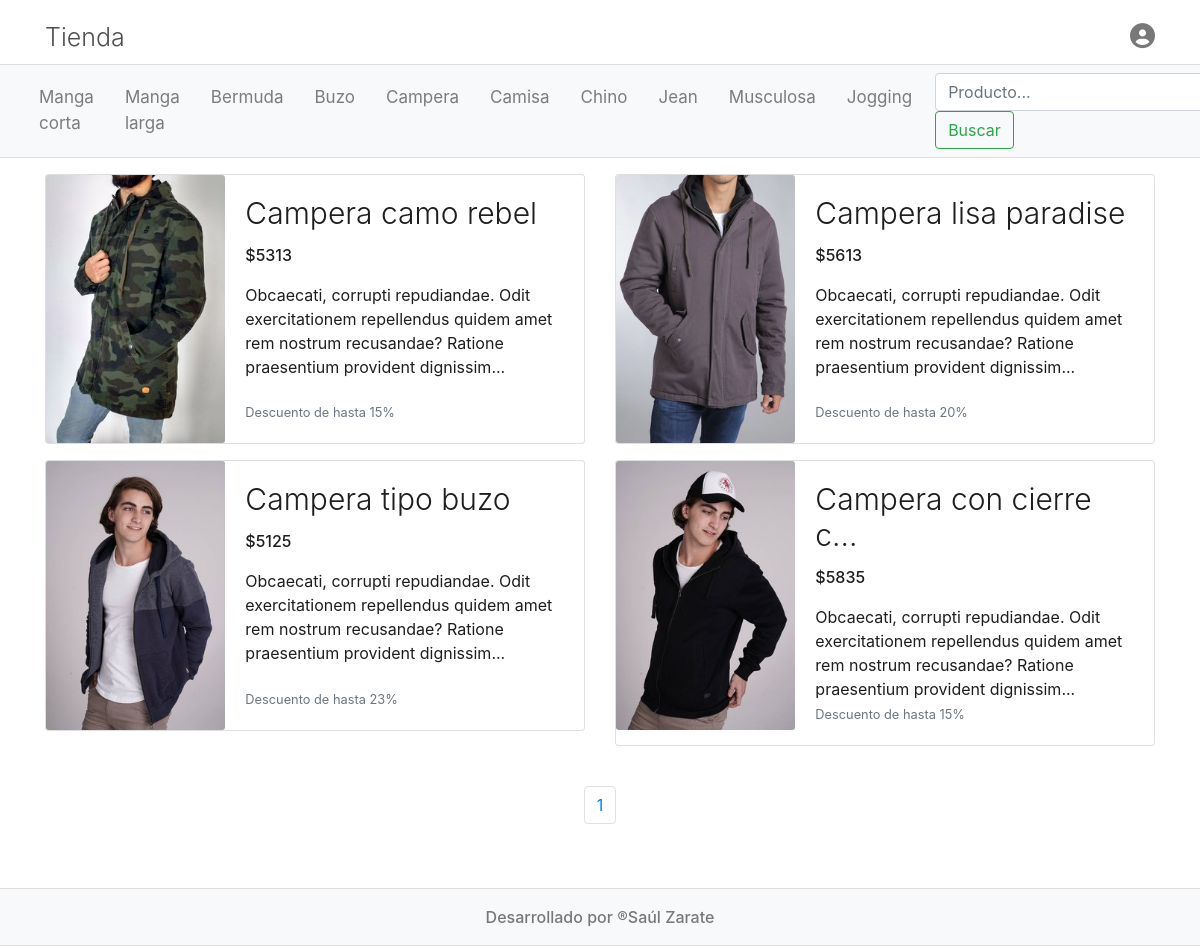
The app's page /index.php?controller=producto&action=getForCategoria&categoria=7 with its own data.
### tables this page shows
CREATE TABLE `categoria` (
  `id` tinyint(3) UNSIGNED NOT NULL,
  `nombre` varchar(50) NOT NULL
);

CREATE TABLE `producto` (
  `id` tinyint(3) UNSIGNED NOT NULL,
  `nombre` varchar(100) NOT NULL,
  `precio` float NOT NULL,
  `descripcion` text NOT NULL,
  `imagen` varchar(200) NOT NULL,
  `categoria_id` tinyint(3) UNSIGNED NOT NULL
);

### controllers/ProductoController.php (called while the page is built, shortened)
<?php
require_once __DIR__ . "/../models/Producto.php";
require_once __DIR__ . "/../models/Categoria.php";
require_once __DIR__ . "/../helpers/Utils.php";
class ProductoController{
    public function getForCategoria(){
        $id_categoria = $_GET["categoria"];
        $producto = new Producto();
        $producto->setCategoriaId($id_categoria);
        $cantProductos = ($producto->countForCategoria())->cantidad;
        $pagina = $_GET['pagina'] ?? 1;
        $cantBotonesPaginacion = ceil($cantProductos / self::RESULTADOS_POR_PAGINA);
        $productos = $producto->getForCategoria(self::RESULTADOS_POR_PAGINA, $pagina);
        $paginador = new Paginator($cantBotonesPaginacion, base_url."index.php?controller=producto&action=getForCategoria&categoria="."$id_categoria");
        require_once __DIR__ . "/../views/producto/destacados.php";
    }
}

### helpers/Utils.php (called while the page is built, shortened)
<?php
class Utils {
  public static function showCategorias(){
    require_once __DIR__ . "/../models/Categoria.php";
    $categorias = new Categoria();
    return $categorias->getAll();
  }
  public static function isAdmin(){
    return isset($_SESSION["identity"]) && $_SESSION["identity"]->rol == "admin";
  }
}

### config/db.php (called while the page is built)
<?php
class DataBase {
    public static function conexion(){
        try{
            $baseDatos = "dvshop";
            $host = "127.0.0.1";
            $port = 3306;
            $user = "root";
            $password = "";
            return new PDO("mysql:dbname=$baseDatos;chartset=UTF-8;host=$host;port=$port",$user,$password);
        }catch( Exception $e ){
            echo "Erro en la conexion con la base de datos <br>";
            echo $e->getMessage();
            exit();
        }
    }
}

### models/Categoria.php (called while the page is built, shortened)
<?php
require_once __DIR__ . "/../config/db.php";
class Categoria {
    private $db;
    public function __construct(){
        $this->db = DataBase::conexion();
    }
    public function getAll(){
        $sql = "SELECT * FROM categoria";
        $query = $this->db->prepare($sql);
        $query->execute();
        return $query->fetchAll(PDO::FETCH_OBJ);
    }
}

### models/Producto.php (called while the page is built, shortened)
<?php
require_once __DIR__ . "/../config/db.php";
class Producto{
    private $categoria_id;
    private $db;
    public function __construct(){
        $this->db = DataBase::conexion();
    }
    public function setCategoriaId($categoria_id){
        $this->categoria_id = $categoria_id;
    }
    public function countForCategoria(){
        $query = $this->db->prepare("SELECT COUNT(id) as cantidad FROM producto WHERE categoria_id = :categoria");
        $query->execute([
            ":categoria" => $this->categoria_id
        ]);
        return $query->fetch(PDO::FETCH_OBJ);
    }
    public function getForCategoria($cuantos = false, $pagina = false){
        $sql = "SELECT * FROM producto WHERE categoria_id = :categoria";
        if($cuantos && $pagina){
            $desde = ($pagina -1) * $cuantos;
            $sql = "SELECT * FROM producto WHERE categoria_id = :categoria limit $cuantos offset $desde";
        }
        $query = $this->db->prepare($sql);
        $query->execute([
            ":categoria" => $this->categoria_id
        ]);
        return $query->fetchAll(PDO::FETCH_OBJ);
    }
}

### views/producto/destacados.php (the view, shortened to what this page needs)
<!DOCTYPE html>
<html lang="es">
<head>
    <?php require_once __DIR__ . "/../layout/links.php" ?>
</head>
<body>
    <?php require_once __DIR__ ."/../layout/header.php" ?>
    <?php require_once __DIR__ ."/../layout/nav.php" ?>
    <main class="container mb-5 mt-3">
        <div class="row">
            <?php foreach($productos as $producto):?>
            <div class="col-sm-6 ">
                <div class="card mb-3" style="max-width: 540px;">
                    <div class="row no-gutters">
                        <div class="col-md-4">
                            <img src="<?=base_url.'uploads/images/'.$producto->imagen?>" class="card-img img-fluid" height="200" alt="...">
                        </div>
                        <div class="col-md-8">
                            <div class="card-body card-body-producto d-flex align-content-between flex-wrap">
                                <div>
                                    <a href="<?=base_url?>index.php?controller=producto&action=getOne&productoId=<?=$producto->id?>" class="enlaceAProducto">
                                        <h2 class="card-title display-4 title-productos">
                                            <?php if(strlen($producto->nombre)<22){
                                                echo ucfirst($producto->nombre);
                                            }else{
                                                echo substr(ucfirst($producto->nombre),0,20)."...";
                                            }?>
                                        </h2>
                                        <p class="card-text precio-productos">$<?=$producto->precio?></p>
                                        <p class="card-text"><?=substr(ucfirst($producto->descripcion), 0, 140)."..."?></p>
                                    </a>
                                </div>
                                <div>
                                    <p class="card-text"><small class="text-muted">Descuento de hasta <?=rand(10, 40)?>%</small></p>
                                </div>
                            </div>
                        </div>
                    </div>
                </div>
            </div>
            <?php endforeach;?>
            <?php if(isset($paginador)): ?>
                <div class="col-12 pt-4">
                    <?php echo $paginador->getPaginador() ?>
                </div>
            <?php endif; ?>
        </div>
    </main>
    <?php require_once __DIR__ . "/../layout/footer.php"?>
</body>
</html>

### views/layout/nav.php (shortened to what this page needs)
<nav class="navbar navbar-expand-lg navbar-light bg-light barraDeNavegacion">
    <div class="container-fluid">
      <div class="collapse navbar-collapse" id="navbarSupportedContent">
        <ul class="navbar-nav mr-auto">
          <?php
          if (!Utils::isAdmin()) :
            foreach (Utils::showCategorias() as $categoria) : ?>
              <li class="nav-item">
                <a class="nav-link a-navBar" href="<?= base_url . "index.php?controller=producto&action=getForCategoria&categoria=" . $categoria->id ?>">
                  <?= ucfirst($categoria->nombre) ?>
                </a>
              </li>
          <?php
            endforeach;
          endif; ?>
        </ul>
          <?php if (!Utils::isAdmin()): ?>
            <form class="form-inline my-2 my-lg-0" action="<?=base_url.'index.php?controller=producto&action=search'?>" method="POST">
              <input class="form-control" type="search" placeholder="Producto..." aria-label="Search" name="producto">
              <button class="btn btn-outline-success my-2 my-sm-0" type="submit" name="submitBuscador">Buscar</button>
            </form>
          <?php endif; ?>
      </div>
    </div>
  </nav>

### assets/css/style.css (style rules this page uses)
* { margin: 0; padding: 0; box-sizing: border-box; }
a { text-decoration: none!important; }
nav.barraDeNavegacion { position: sticky!important; top: 0; z-index: 99; border-top: 1px solid #ddd; border-bottom: 1px solid #ddd; }
.a-navBar { font-size: 17px; margin-right: 15px; }
.title-productos { font-size: 30px; }
.precio-productos { font-weight: 500; }
.enlaceAProducto { color: rgb(30,30,30); }
.card-body-producto { height: 100%; }

### records on screen
categoria: nombre "Manga corta"
categoria: nombre "Manga larga"
categoria: nombre "Bermuda"
categoria: nombre "Buzo"
categoria: nombre "Campera"
categoria: nombre "Camisa"
categoria: nombre "Chino"
categoria: nombre "Jean"
categoria: nombre "Musculosa"
categoria: nombre "Jogging"
producto: imagen (picture), nombre "Campera camo rebel", precio "5313", descripcion "Obcaecati, corrupti repudiandae. Odit exercitationem repellendus quidem amet rem nostrum recusandae? Ratione praesentium provident dignissim"
producto: imagen (picture), nombre "Campera lisa paradise", precio "5613", descripcion "Obcaecati, corrupti repudiandae. Odit exercitationem repellendus quidem amet rem nostrum recusandae? Ratione praesentium provident dignissim"
producto: imagen (picture), nombre "Campera tipo buzo", precio "5125", descripcion "Obcaecati, corrupti repudiandae. Odit exercitationem repellendus quidem amet rem nostrum recusandae? Ratione praesentium provident dignissim"
producto: imagen (picture), nombre "Campera con cierre c", precio "5835", descripcion "Obcaecati, corrupti repudiandae. Odit exercitationem repellendus quidem amet rem nostrum recusandae? Ratione praesentium provident dignissim"
